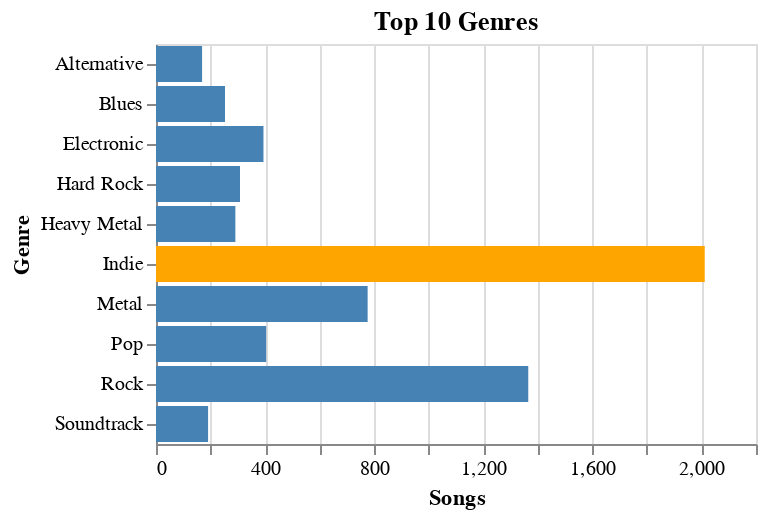

This figure's notebook cell:
### Markdown cell above
Now let's get a chart of the top 10 genres with most songs using Altair, and highlight the one with most songs.

### Code cell
import altair as alt

top_10_genres = songs_by_genre.select(
   pl.col("Genre").filter(pl.col("counts") >= pl.col("counts").top_k(10).min()),
   pl.col("counts").filter(pl.col("counts") >= pl.col("counts").top_k(10).min()).alias("Songs")
)
top_genre = top_10_genres.select(
    pl.col("Genre").filter(pl.col("Songs") == pl.col("Songs").max())
).to_numpy()[0][0]
alt.Chart(top_10_genres, title="Top 10 Genres").mark_bar().encode(
    x='Songs',
    y='Genre',
    color=alt.condition(
        alt.datum.Genre == top_genre,
        alt.value('orange'),
        alt.value('steelblue')
    )
)

### Figure 1 — Vega-Lite specification as saved in the notebook (floating-point values rounded to 4 significant figures)
{"config": {"view": {"continuousWidth": 300, "continuousHeight": 300}}, "data": {"name": "data-7b1806b7da5c8b7ffd1d92e5baf52b3a"}, "mark": {"type": "bar"}, "encoding": {"color": {"condition": {"test": "(datum.Genre === 'Indie')", "value": "orange"}, "value": "steelblue"}, "x": {"field": "Songs", "type": "quantitative"}, "y": {"field": "Genre", "type": "nominal"}}, "title": "Top 10 Genres", "$schema": "https://vega.github.io/schema/vega-lite/v5.14.1.json", "datasets": {"data-7b1806b7da5c8b7ffd1d92e5baf52b3a": [{"Genre": "Alternative", "Songs": 169}, {"Genre": "Rock", "Songs": 1365}, {"Genre": "Indie", "Songs": 2012}, {"Genre": "Heavy Metal", "Songs": 291}, {"Genre": "Blues", "Songs": 253}, {"Genre": "Hard Rock", "Songs": 308}, {"Genre": "Metal", "Songs": 776}, {"Genre": "Soundtrack", "Songs": 191}, {"Genre": "Pop", "Songs": 404}, {"Genre": "Electronic", "Songs": 394}]}}
